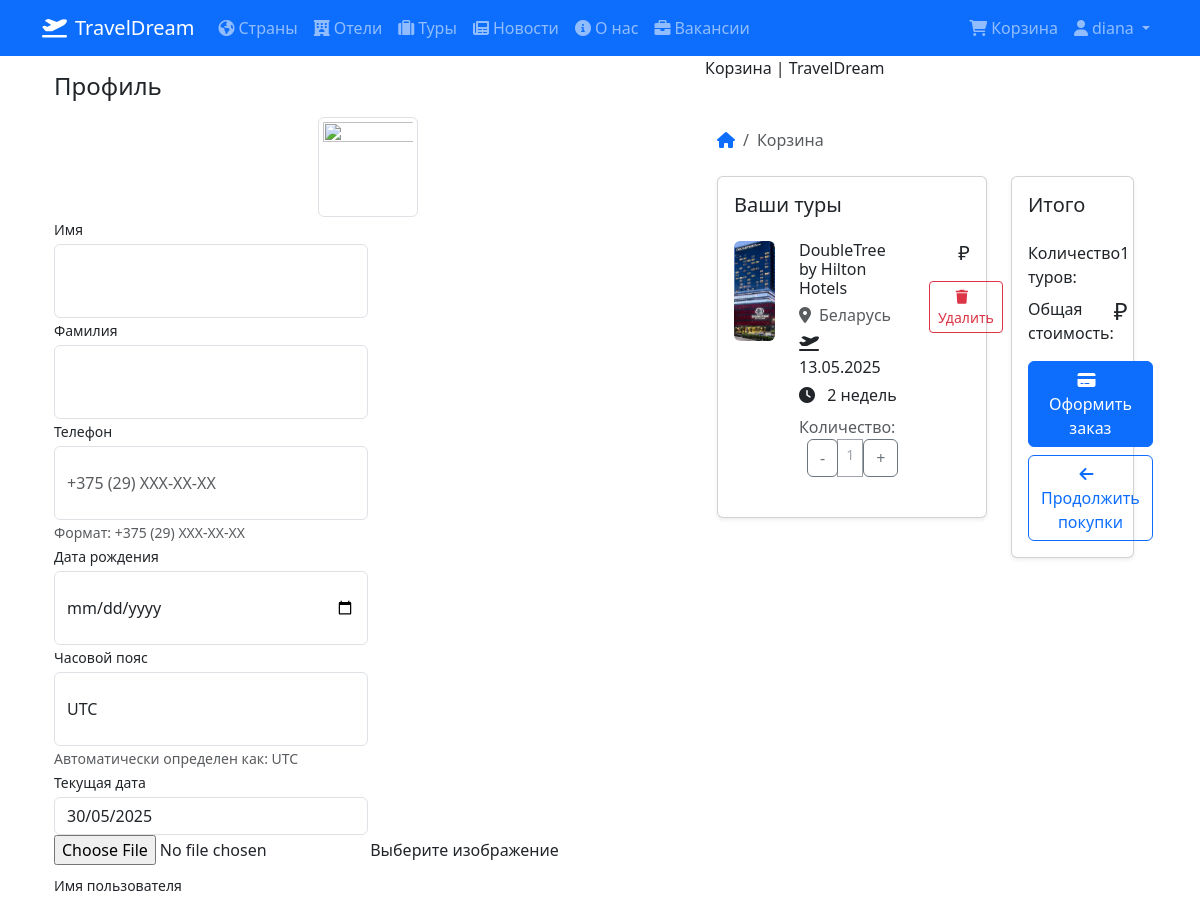
/users/profile/ (signed in, upper part), run on an earlier commit of the app's database.
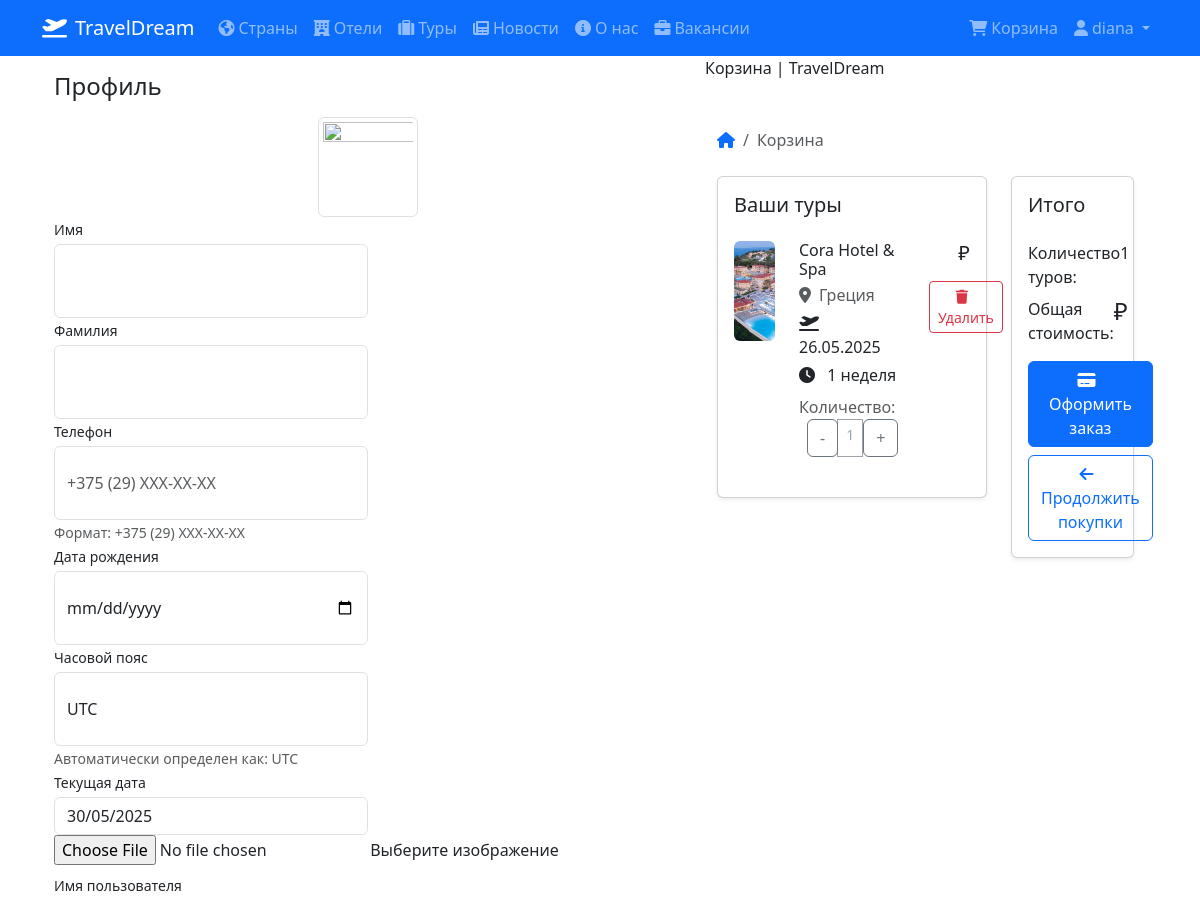
And on a later commit of the database.
### core/models.py (models this page shows, shortened)
class Basket(models.Model):
    user = models.ForeignKey(to=User, on_delete=models.CASCADE, verbose_name='Пользователь')
    tour = models.ForeignKey(to=TourPackage, on_delete=models.CASCADE, verbose_name='Тур')
    quantity = models.PositiveSmallIntegerField(default=1, verbose_name='Количество')
    created_timestamp = models.DateTimeField(auto_now_add=True, verbose_name='Дата создания')
    objects = BasketQuerySet.as_manager()
    class Meta:
        verbose_name = 'Корзина'
        verbose_name_plural = 'Корзины'
        unique_together = ('user', 'tour')

class TourPackage(models.Model):
    DURATION_CHOICES = [
        (1, '1 неделя'),
        (2, '2 недели'),
        (3, '3 недели'),
        (4, '4 недели'),
    ]
    hotel = models.ForeignKey(Hotel, on_delete=models.CASCADE, verbose_name='Отель')
    duration_weeks = models.PositiveSmallIntegerField(
        choices=DURATION_CHOICES,
        verbose_name='Длительность (недели)'
    )
    departure_date = models.DateField(verbose_name='Дата отправления')
    return_date = models.DateField(verbose_name='Дата возвращения', blank=True, null=True)
    total_price = models.DecimalField(max_digits=10, decimal_places=2, verbose_name='Общая цена', blank=True)
    is_active = models.BooleanField(default=True, verbose_name='Активный тур')
    max_participants = models.PositiveIntegerField(default=20, verbose_name='Макс. участников')
    current_participants = models.PositiveIntegerField(default=0, verbose_name='Текущие участники')
    class Meta:
        verbose_name = 'Турпакет'
        verbose_name_plural = 'Турпакеты'
        ordering = ['departure_date']

class Hotel(models.Model):
    STAR_CHOICES = [
        (1, '1 звезда'),
        (2, '2 звезды'),
        (3, '3 звезды'),
        (4, '4 звезды'),
        (5, '5 звезд'),
    ]
    country = models.ForeignKey(Country, on_delete=models.CASCADE, verbose_name='Страна')
    name = models.CharField(max_length=100, verbose_name='Название отеля')
    stars = models.PositiveSmallIntegerField(choices=STAR_CHOICES, verbose_name='Звездность')
    price_per_day = models.DecimalField(max_digits=10, decimal_places=2, verbose_name='Цена за день')
    description = models.TextField(verbose_name='Описание отеля', blank=True)
    amenities = models.TextField(verbose_name='Удобства', blank=True)
    image = models.ImageField(upload_to='hotels/', verbose_name='Изображение', null=True, blank=True)
    available_rooms = models.PositiveIntegerField(default=0, verbose_name='Доступные номера')
    class Meta:
        verbose_name = 'Отель'
        verbose_name_plural = 'Отели'

class Country(models.Model):
    name = models.CharField(max_length=100, verbose_name='Название страны')
    winter_climate = models.CharField(max_length=100, verbose_name='Зимний климат')
    summer_climate = models.CharField(max_length=100, verbose_name='Летний климат')
    description = models.TextField(verbose_name='Описание страны', blank=True)
    image = models.ImageField(upload_to='countries/', verbose_name='Изображение', null=True, blank=True)
    weather_data = models.JSONField(blank=True, null=True, verbose_name='Данные о погоде')
    weather_last_updated = models.DateTimeField(null=True, blank=True, verbose_name='Последнее обновление погоды')
    capital = models.CharField(max_length=100, verbose_name='Столица', blank=True, null=True)
    class Meta:
        verbose_name = 'Страна'
        verbose_name_plural = 'Страны'

### users/views.py (the view)
# urls.py: path('profile/', profile, name = 'profile' ),
@login_required
def profile(request):
    if request.method == 'POST':
        form = UserProfileForm(instance=request.user, data=request.POST, files=request.FILES)
        if form.is_valid():
            form.save()
            return HttpResponseRedirect(reverse('users:profile')) #redirect чтобы после обновления пользователь остался на этой же странице
        else:
            print(form.errors)
    else:
        form = UserProfileForm(instance=request.user) #в форму передаются данные пользователя
    baskets = Basket.objects.filter(user=request.user)
    context = {'title':'Store - Каталог',
                'form':form,
                'baskets': Basket.objects.filter(user=request.user),
            }
    return render(request, 'users/profile.html', context)

### users/models.py (called while the page is built)
    def get_current_date_for_user(self):
        user_tz = get_user_timezone(self)
        now = timezone.now().astimezone(user_tz)
        return format_date_dmy(now)

    def get_text_calendar(self):
        user_tz = get_user_timezone(self)
        now = timezone.now().astimezone(user_tz)
        return calendar.month(now.year, now.month)

    def get_local_created_at(self):
        if not self.date_joined:
            return "Не указано"
        local_dt = self.get_local_time(self.date_joined)
        return local_dt.strftime('%d/%m/%Y %H:%M:%S')  # Добавлено время

    def get_local_time(self, dt):
        if not dt:
            return None
        try:
            user_tz = pytz.timezone(self.timezone)
        except (pytz.UnknownTimeZoneError, AttributeError):
            user_tz = pytz.timezone(settings.TIME_ZONE)
        return timezone.localtime(dt, user_tz)

    def get_local_updated_at(self):
        if not self.updated_at:
            return None
        local_dt = get_local_time_for_user(self.updated_at, self)
        return format_date_dmy(local_dt)

### users/utils/timezone_utils.py (called while the page is built)
def format_date_dmy(dt):
    return dt.strftime('%d/%m/%Y')

### users/templates/users/profile.html (shortened to what this page needs)
{% extends 'core/base.html' %} {% load static %}  {% block content %}
<div class="container">
  <div class="row">
    <div class="col-lg-7">
      <h4 class="mt-3 mb-3">Профиль</h4>
      <div class="col-lg-12 text-center">
        <img
          width="100"
          height="100"
          src="{% if user.image %} {{ user.image.url }} {% else %} {% static 'vendor/img/users/default_avatar.jpg' %} {% endif %}"
          class="img-thumbnail"
        />
      </div>
      <form
        action="{% url 'users:profile' %}"
        method="post"
        enctype="multipart/form-data"
      >
        <div class="form-row">
          <div class="col-lg-6">
            <div class="form-group">
              <label class="small mb-1" for="{{ form.first_name.id_for_label }}"
                >Имя</label
              >
              {{ form.first_name }}
            </div>
          </div>
          <div class="col-lg-6">
            <div class="form-group">
              <label class="small mb-1" for="{{ form.last_name.id_for_label }}"
                >Фамилия</label
              >
              {{ form.last_name }}
            </div>
          </div>
        </div>
        <div class="form-row">
          <div class="col-lg-6">
            <div class="form-group">
              <label
                class="small mb-1"
                for="{{ form.phone_number.id_for_label }}"
                >Телефон</label
              >
              {{ form.phone_number }}
              <small class="form-text text-muted"
                >Формат: +375 (29) XXX-XX-XX</small
              >
            </div>
          </div>
          <div class="col-lg-6">
            <div class="form-group">
              <label class="small mb-1" for="{{ form.birth_date.id_for_label }}"
                >Дата рождения</label
              >
              {{ form.birth_date }}
            </div>
          </div>
        </div>
        <div class="form-row">
          <div class="col-lg-6">
            <div class="form-group">
              <label class="small mb-1" for="{{ form.timezone.id_for_label }}"
                >Часовой пояс</label
              >
              {{ form.timezone }}
              <small class="form-text text-muted">
                Автоматически определен как: {{ form.initial.timezone }}
              </small>
            </div>
          </div>
          <div class="col-lg-6">
            <div class="form-group">
              <label class="small mb-1">Текущая дата</label>
              <input
                type="text"
                class="form-control"
                value="{{ user.get_current_date_for_user }}"
                readonly
              />
            </div>
          </div>
        </div>
        <div class="form-row mb-2">
          <div class="col-lg-12">
            <div class="custom-file">
              {{ form.image }}
              <label
                class="custom-file-label"
                for="{{ form.image.id_for_label }}"
                >Выберите изображение</label
              >
            </div>
          </div>
        </div>
        <div class="form-row">
          <div class="col-lg-6">
            <label class="small mb-1" for="{{ form.username.id_for_label }}"
              >Имя пользователя</label
            >
          </div>
        </div>
      </form>
    </div>
    <div class="col-lg-5">{% include 'core/baskets.html' %}</div>
  </div>
</div>
{% endblock %}

### core/templates/core/baskets.html (shortened to what the changed rows need)
{% load static %}
{% block content %}
<div class="container py-5">
    <div class="row">
        <div class="col-lg-8">
            {% if baskets %}
            <div class="card shadow-sm mb-4">
                <div class="card-body">
                    {% for basket in baskets %}
                    <div class="basket-item mb-4 {% if not forloop.last %}border-bottom pb-4{% endif %}">
                        <div class="row">
                            <div class="col-md-3">
                                {% if basket.tour.hotel.image %}
                                <img src="{{ basket.tour.hotel.image.url }}" alt="{{ basket.tour.hotel.name }}"
                                     class="img-fluid rounded" style="object-fit: cover; height: 100px; width: 100%;">
                                {% else %}
                                <img src="{% static 'images/default-hotel.jpg' %}" alt="Default hotel image"
                                     class="img-fluid rounded" style="object-fit: cover; height: 100px; width: 100%;">
                                {% endif %}
                            </div>
                            <div class="col-md-6">
                                <h6 class="mb-1">{{ basket.tour.hotel.name }}</h6>
                                <p class="text-muted mb-1">
                                    <i class="fas fa-map-marker-alt me-2"></i>{{ basket.tour.hotel.country.name }}
                                </p>
                                <p class="mb-1">
                                    <i class="fas fa-plane-departure me-2"></i>
                                    {{ basket.tour.departure_date|date:"d.m.Y" }}
                                </p>
                                <p class="mb-1">
                                    <i class="fas fa-clock me-2"></i>
                                    {{ basket.tour.duration_weeks }} {% if basket.tour.duration_weeks == 1 %}неделя{% else %}недель{% endif %}
                                </p>
                                <div class="mt-2">
                                    <span class="text-muted">Количество:</span>
                                    <div class="btn-group btn-group-sm ms-2" role="group">
                                        <form action="{% url 'core:basket_remove' basket.id %}" method="post" style="display: inline;">
                                            <button type="submit" class="btn btn-outline-secondary">-</button>
                                        </form>
                                        <span class="btn btn-outline-secondary disabled">{{ basket.quantity }}</span>
                                        <form action="{% url 'core:basket_add' basket.tour.id %}" method="post" style="display: inline;">
                                            <button type="submit" class="btn btn-outline-secondary"
                                                    {% if basket.quantity >= 5 %}disabled{% endif %}>+</button>
                                        </form>
                                    </div>
                                </div>
                            </div>
                            <div class="col-md-3 text-end">
                                <p class="h5 mb-3">{{ basket.total_price }} ₽</p>
                                <form action="{% url 'core:basket_remove' basket.id %}" method="post">
                                    <button type="submit" class="btn btn-outline-danger btn-sm">
                                        <i class="fas fa-trash me-2"></i>Удалить
                                    </button>
                                </form>
                            </div>
                        </div>
                    </div>
                    {% endfor %}
                </div>
            </div>
            {% endif %}
        </div>
    </div>
</div>
{% endblock %}

What changed in the data, as far as the page shows it:
removed Basket: tour.hotel.image (picture), tour.hotel.name "DoubleTree by Hilton Hotels", tour.hotel.country.name "Беларусь", tour.departure_date "13.05.2025", tour.duration_weeks "2", shows "недель", quantity "1"
added Basket: tour.hotel.image (picture), tour.hotel.name "Cora Hotel & Spa", tour.hotel.country.name "Греция", tour.departure_date "26.05.2025", tour.duration_weeks "1", shows "неделя", quantity "1"
